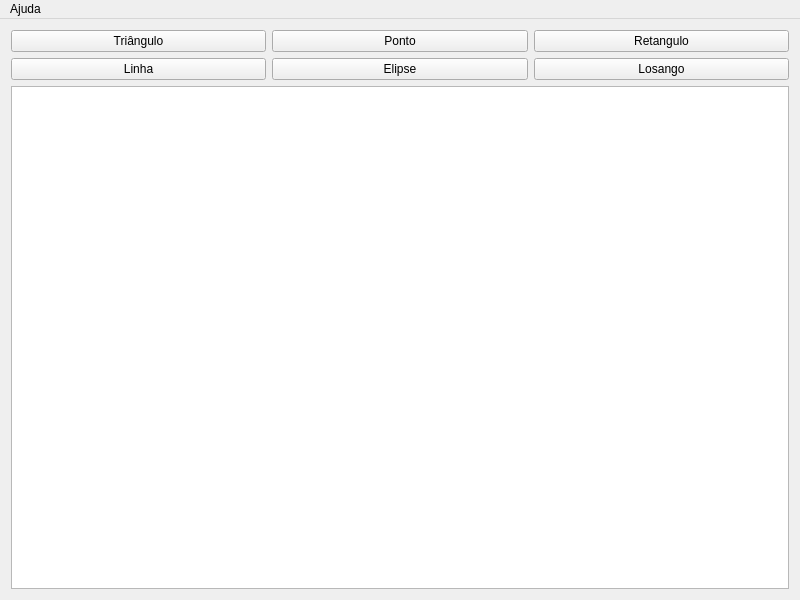
<?xml version="1.0" encoding="UTF-8"?>
<ui version="4.0">
 <class>MainWindow</class>
 <widget class="QMainWindow" name="MainWindow">
  <property name="geometry">
   <rect>
    <x>0</x>
    <y>0</y>
    <width>800</width>
    <height>600</height>
   </rect>
  </property>
  <property name="windowTitle">
   <string>uDraw - Alex - Claudia - Abner</string>
  </property>
  <property name="windowIcon">
   <iconset resource="paintscene.qrc">
    <normaloff>:/images/uDraw.png</normaloff>:/images/uDraw.png</iconset>
  </property>
  <widget class="QWidget" name="centralWidget">
   <layout class="QGridLayout" name="gridLayout">
    <item row="0" column="2">
     <widget class="QPushButton" name="pushButton_2">
      <property name="text">
       <string>Retangulo</string>
      </property>
      <property name="icon">
       <iconset resource="paintscene.qrc">
        <normaloff>:/images/retangulo.png</normaloff>:/images/retangulo.png</iconset>
      </property>
      <property name="iconSize">
       <size>
        <width>32</width>
        <height>32</height>
       </size>
      </property>
      <property name="shortcut">
       <string>Meta+R</string>
      </property>
     </widget>
    </item>
    <item row="1" column="0">
     <widget class="QPushButton" name="pushButton_5">
      <property name="text">
       <string>Linha</string>
      </property>
      <property name="icon">
       <iconset resource="paintscene.qrc">
        <normaloff>:/images/linha.png</normaloff>:/images/linha.png</iconset>
      </property>
      <property name="iconSize">
       <size>
        <width>32</width>
        <height>32</height>
       </size>
      </property>
      <property name="shortcut">
       <string>Meta+L</string>
      </property>
     </widget>
    </item>
    <item row="0" column="0">
     <widget class="QPushButton" name="pushButton_3">
      <property name="text">
       <string>Triângulo</string>
      </property>
      <property name="icon">
       <iconset resource="paintscene.qrc">
        <normaloff>:/images/triangulo.png</normaloff>:/images/triangulo.png</iconset>
      </property>
      <property name="iconSize">
       <size>
        <width>32</width>
        <height>32</height>
       </size>
      </property>
      <property name="shortcut">
       <string>Meta+T</string>
      </property>
      <property name="autoRepeatDelay">
       <number>300</number>
      </property>
     </widget>
    </item>
    <item row="1" column="1">
     <widget class="QPushButton" name="pushButton_4">
      <property name="text">
       <string>Elipse</string>
      </property>
      <property name="icon">
       <iconset resource="paintscene.qrc">
        <normaloff>:/images/elipse.png</normaloff>:/images/elipse.png</iconset>
      </property>
      <property name="iconSize">
       <size>
        <width>32</width>
        <height>32</height>
       </size>
      </property>
      <property name="shortcut">
       <string>Meta+E</string>
      </property>
      <property name="autoDefault">
       <bool>false</bool>
      </property>
     </widget>
    </item>
    <item row="0" column="1">
     <widget class="QPushButton" name="pushButton_6">
      <property name="text">
       <string>Ponto</string>
      </property>
      <property name="icon">
       <iconset resource="paintscene.qrc">
        <normaloff>:/images/ponto.png</normaloff>:/images/ponto.png</iconset>
      </property>
      <property name="iconSize">
       <size>
        <width>32</width>
        <height>32</height>
       </size>
      </property>
      <property name="shortcut">
       <string>Meta+P</string>
      </property>
     </widget>
    </item>
    <item row="1" column="2">
     <widget class="QPushButton" name="pushButton">
      <property name="text">
       <string>Losango</string>
      </property>
      <property name="icon">
       <iconset resource="paintscene.qrc">
        <normaloff>:/images/losango.png</normaloff>:/images/losango.png</iconset>
      </property>
      <property name="iconSize">
       <size>
        <width>32</width>
        <height>32</height>
       </size>
      </property>
      <property name="shortcut">
       <string>Meta+A</string>
      </property>
     </widget>
    </item>
    <item row="7" column="0" colspan="3">
     <widget class="QGraphicsView" name="graphicsView"/>
    </item>
   </layout>
  </widget>
  <widget class="QMenuBar" name="menuBar">
   <property name="geometry">
    <rect>
     <x>0</x>
     <y>0</y>
     <width>800</width>
     <height>22</height>
    </rect>
   </property>
   <widget class="QMenu" name="menuAjuda">
    <property name="title">
     <string>Ajuda</string>
    </property>
    <addaction name="actionAtalhos"/>
   </widget>
   <addaction name="menuAjuda"/>
  </widget>
  <action name="actionAjuda">
   <property name="text">
    <string>Ajuda</string>
   </property>
  </action>
  <action name="actionSobre_o_uDraw">
   <property name="text">
    <string>Sobre uDraw</string>
   </property>
  </action>
  <action name="actionLicen_a">
   <property name="text">
    <string>Licença</string>
   </property>
  </action>
  <action name="actionAtalhos">
   <property name="text">
    <string>Atalhos</string>
   </property>
  </action>
 </widget>
 <layoutdefault spacing="6" margin="11"/>
 <resources>
  <include location="paintscene.qrc"/>
 </resources>
 <connections/>
</ui>
